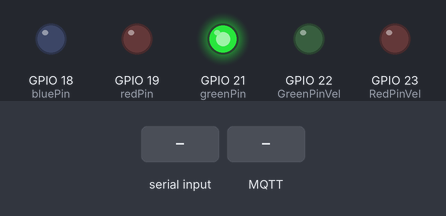
This sketch was run on a simulated ESP32. Shown: output pins drawn as LEDs (lit = HIGH). Dashed ring = blinking. The test bench sets the inputs (shaded band). WiFi joins after 1.5 s; servers stay silent unless stated; random numbers use the default seed unless the sketch sets one; no MQTT or app messages arrive unless stated; not simulated (calls return 0 or success): env.h; names the files do not define were given values by the test bench: BROKER_PORT = 1883; what the sketch prints to the serial monitor is not drawn.

Above: at 2.8 s.
2.9 s: "90,45\n" received over Serial
At 3.2 s:
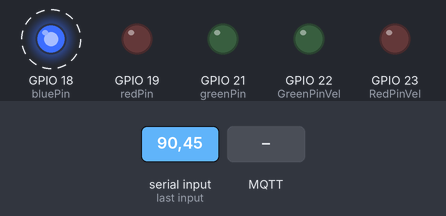
5.9 s: MQTT message "0" arrives on the first subscribed topic
At 6.3 s:
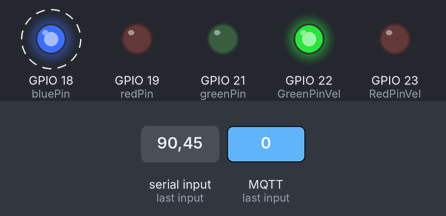
8.9 s: "1,90,45\n" received over Serial
At 10.1 s:
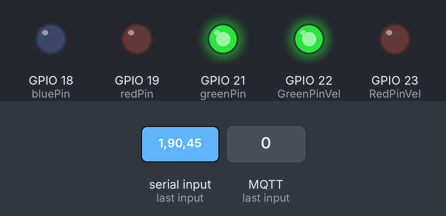
10.4 s: "0\n" received over Serial
At 11.3 s:
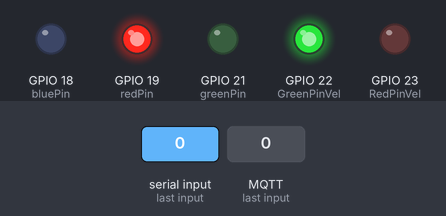
11.9 s: "10\n" received over Serial
At 12.5 s:
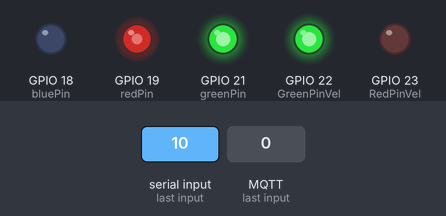
13.4 s: "20\n" received over Serial
At 14.8 s:
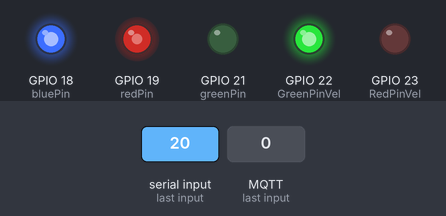
Timing chart, 0 to 15.9 s (numbered marks = the images above; inputs shaded):
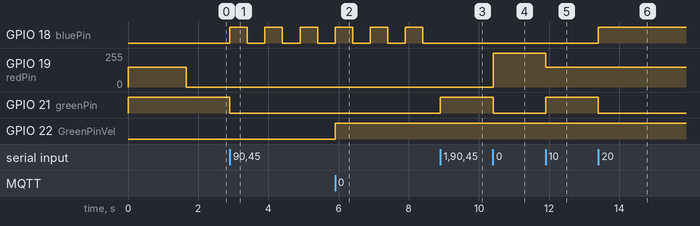

The sketch:

HIRA.ino
```cpp
#include <WiFi.h>
#include <PubSubClient.h>  //Conecta as bibliotecas
#include <WiFiClientSecure.h>
#include "env.h"  //Conecta o env (arquivo com as variáveis importantes que não podem ser publicadas)

WiFiClientSecure wifi_client;

PubSubClient mqtt(wifi_client);

const byte redPin = 19;
const byte greenPin = 21;
const byte bluePin = 18;
                              //Declara as variáveis dos pinos dos LEDs
const byte RedPinVel = 23;
const byte GreenPinVel = 22;

int status = 1;

void setup() {

  Serial.begin(115200);
  pinMode(redPin, OUTPUT);
  pinMode(greenPin, OUTPUT);
  pinMode(bluePin, OUTPUT);

  pinMode(RedPinVel, OUTPUT);
  pinMode(GreenPinVel, OUTPUT);

  ledcAttach(redPin, 5000, 8);
  ledcAttach(greenPin, 5000, 8);  //Configura o LED RGB
  ledcAttach(bluePin, 5000, 8);

  wifi_client.setInsecure();

  WiFi.begin(WIFI_SSID, WIFI_PASS);  //Tenta conectar ao Wi-Fi

  Serial.println("Conectando no Wifi");

  int ConectorWifi = 0;  //Contador para detectar problemas de conexão do Wi-Fi

  while((WiFi.status() != WL_CONNECTED) && (ConectorWifi != 1000)) {

    ledcWrite(redPin, 150);
    ledcWrite(greenPin, 256);  //Altera a cor do LED RGB quando a placa tenta conectar ao Wi-Fi
    ledcWrite(bluePin, 0);

    Serial.print(".");
    delay(200);

    ConectorWifi++;

  }

  if (ConectorWifi >= 1000) {

    ledcWrite(redPin, 255);
    ledcWrite(greenPin, 0);  //Muda a cor do LED RGB para mostrar o erro de conexão
    ledcWrite(bluePin, 0);

    Serial.println("Erro ao conectar com o Wi-Fi");

  } else {

    Serial.println("Conectado ao Wi-Fi com sucesso");

  }


  mqtt.setServer(BROKER_URL, BROKER_PORT);  //Tenta conectar ao Broker

  String clientID = "HIRA";
  clientID += String(random(0xffff), HEX);

  Serial.println("Conectando ao Broker");

  int ConectorBroker = 0;  //Contador para detectar problemas de conexão do Broker

  while ((mqtt.connect(clientID.c_str(), BROKER_USER_ID, BROKER_PASS_USR_PASS) == 0) && (ConectorBroker != 1000)) {

    ledcWrite(redPin, 150);
    ledcWrite(greenPin, 0);  //Altera a cor do LED RGB quando a placa tenta conectar ao Broker
    ledcWrite(bluePin, 255);

    Serial.print(".");
    delay(200);
    ConectorBroker++;
  }

  if (ConectorBroker >= 1000) {

    ledcWrite(redPin, 255);
    ledcWrite(greenPin, 0);  //Muda a cor do LED RGB para mostrar o erro de conexão
    ledcWrite(bluePin, 0);

    Serial.println("Erro ao conectar com o Broker");

  } else {

    Serial.println("\nConectado ao Broker com sucesso");
  }


  mqtt.subscribe(TOPIC_TREM_VELOCIDADE);  //Se inscreve no tópico de velocidade do trem


  mqtt.setCallback(callback);

}


void loop() {


  //loop é onde os dados são lidos

  String mensagem = "";

  if (Serial.available() > 0) {

    String mensagem = Serial.readStringUntil('\n');

    Serial.println(mensagem);         //Mensagem escrita no Motor Serial e publicada no servidor (utilizada para testes)

    mqtt.publish("TOPIC_TREM_LEDST", mensagem.c_str());

    status = mensagem.toInt(); //Variável para alterar manualmente a cor do LED RGB (para testes)

  }


  mqtt.loop();


  switch (status) {  //Altera a cor do LED RGB

    case 0:

      ledcWrite(redPin, 255);
      ledcWrite(greenPin, 0);
      ledcWrite(bluePin, 0);
      break;

    case 10:

      ledcWrite(redPin, 150);
      ledcWrite(greenPin, 256);
      ledcWrite(bluePin, 0);
      break;

    case 20:

      ledcWrite(redPin, 150);
      ledcWrite(greenPin, 0);
      ledcWrite(bluePin, 255);
      break;

    case 1:

      ledcWrite(redPin, 0);
      ledcWrite(greenPin, 255);
      ledcWrite(bluePin, 0);
      break;

    case 2:

      ledcWrite(redPin, 0);
      ledcWrite(greenPin, 190);
      ledcWrite(bluePin, 255);
      break;

    default:

      if ((status != 0) && (status != 1) && (status != 2) && (status != 10) && (status != 20)) {

        ledcWrite(redPin, 0);
        ledcWrite(greenPin, 0);
        ledcWrite(bluePin, 255);

        delay(500);
        ledcWrite(redPin, 0);
        ledcWrite(greenPin, 0);
        ledcWrite(bluePin, 0);
        delay(500);

      }
  }
}


void callback(char* topic, byte* payload, unsigned long length) {

  //Callback é onde os dados são processaods

  String MensagemRecebida = "";

  for (int i = 0; i < length; i++) {

    MensagemRecebida += (char)payload[i];  //Mensagem escrita no Motor Serial que simula a velocidade (utilizada para testes),
                                           //mais tarde vai ser substituído pela variável do tópicp de velocidade

  }

  int VelocidadeTrem = MensagemRecebida.toInt();

  if ((strcmp(topic, TOPIC_TREM_VELOCIDADE)) == 0 && VelocidadeTrem >= 0) {

    MensagemRecebida = "Velocidade positiva, igual a: " + MensagemRecebida + "km/h";

    digitalWrite(RedPinVel, false);
    digitalWrite(GreenPinVel, true);  //LED verde pra mostrar que o trem está se movimentando para frente

  } else {

    MensagemRecebida = "Velocidade negativa, igual a: " + MensagemRecebida + "km/h";

    digitalWrite(RedPinVel, true);    //Led vermelho pra mostrar que o trem está se movimentando para trás
    digitalWrite(GreenPinVel, false);

  }


  Serial.println(MensagemRecebida);

}
```

Measured:
- after the input at 2.9 s, GPIO 18 (bluePin): alternates HIGH for 0.50 s and LOW for 0.50 s, starting at once; GPIO 21 (greenPin): HIGH → LOW at once
- after the input at 5.9 s, GPIO 22 (GreenPinVel): LOW → HIGH at once
- after the input at 8.9 s, GPIO 21 (greenPin): LOW → HIGH at once
- after the input at 10.4 s, GPIO 19 (redPin): 0/255 → 255/255 at once; GPIO 21 (greenPin): HIGH → LOW at once
- after the input at 11.9 s, GPIO 19 (redPin): 255/255 → 149/255 at once; GPIO 21 (greenPin): LOW → HIGH at once
- after the input at 13.4 s, GPIO 18 (bluePin): LOW → HIGH at once; GPIO 21 (greenPin): HIGH → LOW at once
